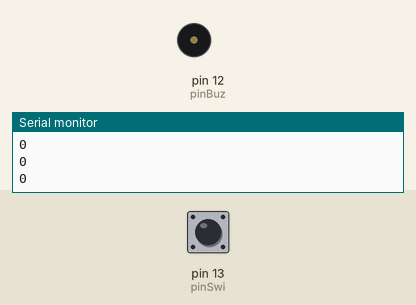
Bench run of a sketch on a simulated Arduino Uno, built with avr-gcc and run on an emulated ATmega328P. On the bench: buzzer (waves = sounding, pin HIGH), the last lines printed to the serial monitor. The test bench sets the inputs (shaded band); at power-on: pin 13 (pinSwi) LOW.

Above: at 1.2 s.
1.3 s: pin 13 (pinSwi) pulled HIGH for 0.15 s
At 1.37 s:
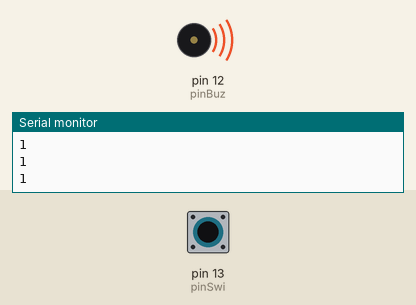
2.9 s: pin 13 (pinSwi) pulled HIGH for 3.2 s
At 6.5 s:
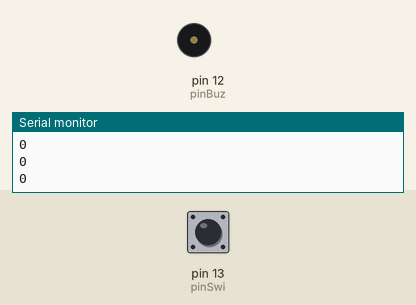
Timing chart, 0 to 8.0 s (numbered marks = the images above; inputs shaded):
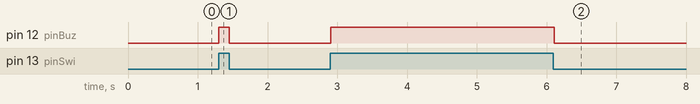

Measured:
- after the input at 1.3 s, pin 12 (pinBuz): LOW → HIGH at once, → LOW 0.15 s later
- after the input at 2.9 s, pin 12 (pinBuz): LOW → HIGH at once, → LOW 3.2 s later

The sketch:

testeBuzzerBotao.ino
```cpp
const int pinBuz = 12; //Buzzer Pin
const int pinSwi = 13; // Push-button pin

void setup() {
  Serial.begin(9600); // Opens Serial communication
  pinMode(pinBuz, OUTPUT); //Defines pinBuz as an Output
  pinMode(pinSwi, INPUT); // Defines pinSwi as an input
}
void loop () {
  int botao; // To save the last logic state of the button
  botao = digitalRead(pinSwi); //Put the reading value of the switch on botao
  Serial.println(botao); //Shows the logic state of the input on Serial Monitor
  if (botao == 1) // Pressed button, logic State HIGH (5V)
  {
    digitalWrite(pinBuz, 1); //Switch pressed, buzzer on
  } else
  {
    digitalWrite(pinBuz, 0); //If the switch isn’t pressed, buzzer off.
  }
  delay(10); //reading delay
}
```
